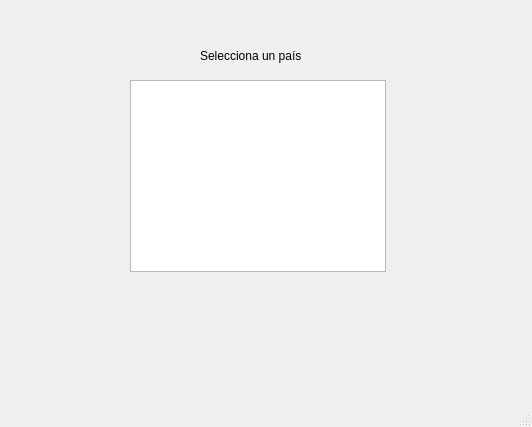
<?xml version="1.0" encoding="UTF-8"?>
<ui version="4.0">
 <class>MainWindow</class>
 <widget class="QMainWindow" name="MainWindow">
  <property name="geometry">
   <rect>
    <x>0</x>
    <y>0</y>
    <width>532</width>
    <height>427</height>
   </rect>
  </property>
  <property name="windowTitle">
   <string>MainWindow</string>
  </property>
  <widget class="QWidget" name="centralwidget">
   <widget class="QListWidget" name="listaPaises">
    <property name="geometry">
     <rect>
      <x>130</x>
      <y>80</y>
      <width>256</width>
      <height>192</height>
     </rect>
    </property>
   </widget>
   <widget class="QLabel" name="labelInfo">
    <property name="geometry">
     <rect>
      <x>200</x>
      <y>40</y>
      <width>121</width>
      <height>31</height>
     </rect>
    </property>
    <property name="text">
     <string>Selecciona un país</string>
    </property>
   </widget>
  </widget>
  <widget class="QMenuBar" name="menubar">
   <property name="geometry">
    <rect>
     <x>0</x>
     <y>0</y>
     <width>532</width>
     <height>21</height>
    </rect>
   </property>
  </widget>
  <widget class="QStatusBar" name="statusbar"/>
 </widget>
 <resources/>
 <connections/>
</ui>
